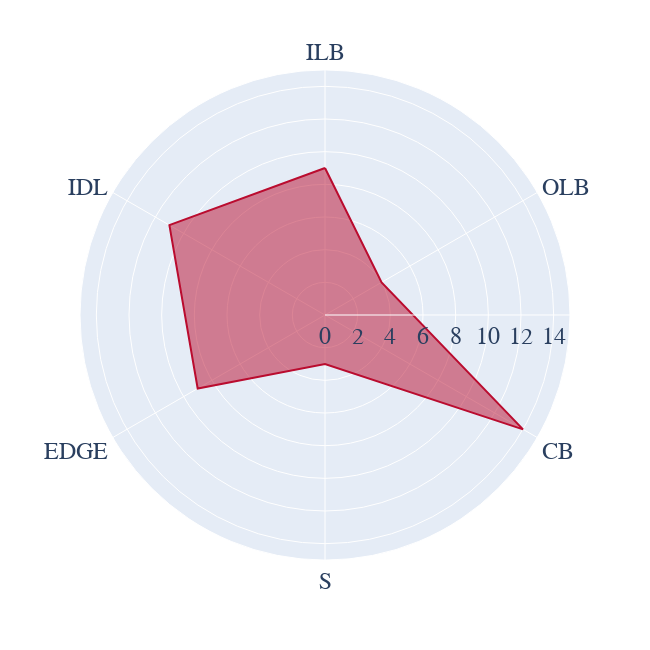

Notebook source saved alongside this figure:
### Code cell
fig = px.line_polar(kirby[kirby['side'].isin(['defense'])].sort_values(by='order_side'), 
                    r='total_pct', 
                    theta='position_simple', 
                    line_close=True,
                    range_r = [0, max(kirby[kirby['side'].isin(['defense', 'offense'])]['total_pct'])+1],
                   color_discrete_sequence=['#BA0C2F']
                   )

fig.update_traces(fill='toself')
fig.update_layout({
'plot_bgcolor': 'rgba(0, 0, 0, 0)',
'paper_bgcolor': 'rgba(0, 0, 0, 0)',
    'autosize':False,
    'width':650,
    'height':650,
    'font_size':24,
    'font_family':'Helvetica'
})
fig.write_image('../images/georgia_recruiting/kirby_defense.png')
fig.show()

### Figure 1 — Plotly figure (JSON) as saved in the notebook; plotly's stock layout.template omitted (floating-point values rounded to 4 significant figures)
{"data": [{"fill": "toself", "hovertemplate": "total_pct=%{r}<br>position_simple=%{theta}<extra></extra>", "legendgroup": "", "line": {"color": "#BA0C2F", "dash": "solid"}, "marker": {"symbol": "circle"}, "mode": "lines", "name": "", "r": [9, 4, 14, 3, 9, 11, 9], "showlegend": false, "subplot": "polar", "theta": ["ILB", "OLB", "CB", "S", "EDGE", "IDL", "ILB"], "type": "scatterpolar"}], "layout": {"autosize": false, "font": {"family": "Helvetica", "size": 24}, "height": 650, "legend": {"tracegroupgap": 0}, "margin": {"t": 60}, "paper_bgcolor": "rgba(0, 0, 0, 0)", "plot_bgcolor": "rgba(0, 0, 0, 0)", "polar": {"angularaxis": {"direction": "clockwise", "rotation": 90}, "domain": {"x": [0, 1], "y": [0, 1]}, "radialaxis": {"range": [0, 15]}}, "width": 650}}
